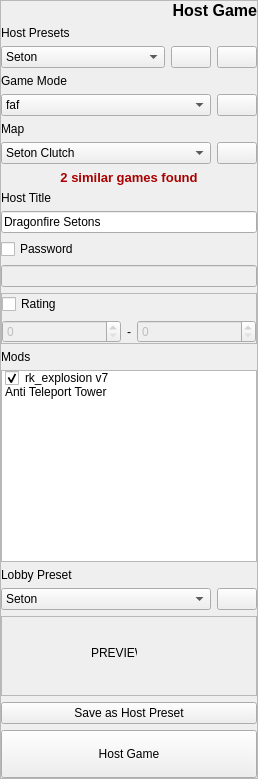
    <widget class="QFrame" name="frameHostGame">
     <property name="frameShape">
      <enum>QFrame::StyledPanel</enum>
     </property>
     <property name="frameShadow">
      <enum>QFrame::Raised</enum>
     </property>
     <layout class="QGridLayout" name="gridLayout_6" columnstretch="1,0,0">
      <property name="margin">
       <number>0</number>
      </property>
      <item row="5" column="0" colspan="2">
       <widget class="QComboBox" name="comboBox_2">
        <item>
         <property name="text">
          <string>faf</string>
         </property>
        </item>
       </widget>
      </item>
      <item row="12" column="0" colspan="3">
       <widget class="QLineEdit" name="lineEdit_2">
        <property name="enabled">
         <bool>false</bool>
        </property>
       </widget>
      </item>
      <item row="3" column="2">
       <widget class="QPushButton" name="pushButton_2">
        <property name="text">
         <string/>
        </property>
       </widget>
      </item>
      <item row="11" column="0">
       <widget class="QCheckBox" name="checkBox">
        <property name="text">
         <string>Password</string>
        </property>
       </widget>
      </item>
      <item row="7" column="0" colspan="2">
       <widget class="QComboBox" name="comboBox_3">
        <item>
         <property name="text">
          <string>Seton Clutch</string>
         </property>
        </item>
       </widget>
      </item>
      <item row="7" column="2">
       <widget class="QPushButton" name="pushButton_3">
        <property name="text">
         <string/>
        </property>
       </widget>
      </item>
      <item row="20" column="0" colspan="3">
       <widget class="QPushButton" name="pushButton_4">
        <property name="minimumSize">
         <size>
          <width>0</width>
          <height>48</height>
         </size>
        </property>
        <property name="text">
         <string>Host Game</string>
        </property>
       </widget>
      </item>
      <item row="10" column="0" colspan="3">
       <widget class="QLineEdit" name="lineEdit">
        <property name="text">
         <string>Dragonfire Setons</string>
        </property>
       </widget>
      </item>
      <item row="4" column="0" colspan="3">
       <widget class="QLabel" name="label_5">
        <property name="text">
         <string>Game Mode</string>
        </property>
       </widget>
      </item>
      <item row="3" column="1">
       <widget class="QPushButton" name="pushButton">
        <property name="text">
         <string/>
        </property>
       </widget>
      </item>
      <item row="3" column="0">
       <widget class="QComboBox" name="comboBox">
        <item>
         <property name="text">
          <string>Seton</string>
         </property>
        </item>
       </widget>
      </item>
      <item row="13" column="0" colspan="3">
       <widget class="QFrame" name="frame_3">
        <property name="frameShape">
         <enum>QFrame::StyledPanel</enum>
        </property>
        <property name="frameShadow">
         <enum>QFrame::Raised</enum>
        </property>
        <layout class="QGridLayout" name="gridLayout_7" rowstretch="0,0" columnstretch="1,0,1">
         <property name="margin">
          <number>0</number>
         </property>
         <item row="1" column="2">
          <widget class="QSpinBox" name="spinBox_2">
           <property name="enabled">
            <bool>false</bool>
           </property>
          </widget>
         </item>
         <item row="1" column="0">
          <widget class="QSpinBox" name="spinBox">
           <property name="enabled">
            <bool>false</bool>
           </property>
          </widget>
         </item>
         <item row="0" column="0">
          <widget class="QCheckBox" name="checkBox_2">
           <property name="text">
            <string>Rating</string>
           </property>
          </widget>
         </item>
         <item row="1" column="1">
          <widget class="QLabel" name="label_2">
           <property name="text">
            <string>-</string>
           </property>
          </widget>
         </item>
        </layout>
       </widget>
      </item>
      <item row="6" column="0">
       <widget class="QLabel" name="label_6">
        <property name="text">
         <string>Map</string>
        </property>
       </widget>
      </item>
      <item row="15" column="0" colspan="3">
       <widget class="QListWidget" name="listWidget">
        <item>
         <property name="text">
          <string>rk_explosion v7</string>
         </property>
         <property name="checkState">
          <enum>Checked</enum>
         </property>
        </item>
        <item>
         <property name="text">
          <string>Anti Teleport Tower</string>
         </property>
         <property name="checkState">
          <enum>Unchecked</enum>
         </property>
        </item>
       </widget>
      </item>
      <item row="2" column="0">
       <widget class="QLabel" name="label_4">
        <property name="text">
         <string>Host Presets</string>
        </property>
       </widget>
      </item>
      <item row="19" column="0" colspan="3">
       <widget class="QPushButton" name="pushButton_5">
        <property name="text">
         <string>Save as Host Preset</string>
        </property>
       </widget>
      </item>
      <item row="14" column="0" colspan="3">
       <widget class="QLabel" name="label_3">
        <property name="text">
         <string>Mods</string>
        </property>
       </widget>
      </item>
      <item row="9" column="0">
       <widget class="QLabel" name="label_7">
        <property name="text">
         <string>Host Title</string>
        </property>
       </widget>
      </item>
      <item row="17" column="2">
       <widget class="QPushButton" name="pushButton_6">
        <property name="text">
         <string/>
        </property>
       </widget>
      </item>
      <item row="18" column="0" colspan="3">
       <widget class="QFrame" name="frame_4">
        <property name="minimumSize">
         <size>
          <width>0</width>
          <height>80</height>
         </size>
        </property>
        <property name="frameShape">
         <enum>QFrame::StyledPanel</enum>
        </property>
        <property name="frameShadow">
         <enum>QFrame::Raised</enum>
        </property>
        <widget class="QLabel" name="label_10">
         <property name="geometry">
          <rect>
           <x>90</x>
           <y>30</y>
           <width>46</width>
           <height>13</height>
          </rect>
         </property>
         <property name="text">
          <string>PREVIEW</string>
         </property>
        </widget>
       </widget>
      </item>
      <item row="1" column="0" colspan="3">
       <widget class="QLabel" name="label">
        <property name="layoutDirection">
         <enum>Qt::RightToLeft</enum>
        </property>
        <property name="text">
         <string>&lt;html&gt;&lt;head/&gt;&lt;body&gt;&lt;p&gt;&lt;span style=&quot; font-size:12pt; font-weight:600;&quot;&gt;Host Game&lt;/span&gt;&lt;/p&gt;&lt;/body&gt;&lt;/html&gt;</string>
        </property>
        <property name="alignment">
         <set>Qt::AlignRight|Qt::AlignTrailing|Qt::AlignVCenter</set>
        </property>
       </widget>
      </item>
      <item row="5" column="2">
       <widget class="QPushButton" name="pushButton_7">
        <property name="text">
         <string/>
        </property>
       </widget>
      </item>
      <item row="17" column="0" colspan="2">
       <widget class="QComboBox" name="comboBox_4">
        <item>
         <property name="text">
          <string>Seton</string>
         </property>
        </item>
       </widget>
      </item>
      <item row="16" column="0">
       <widget class="QLabel" name="label_8">
        <property name="text">
         <string>Lobby Preset</string>
        </property>
       </widget>
      </item>
      <item row="8" column="0" colspan="3">
       <widget class="QLabel" name="label_9">
        <property name="text">
         <string>&lt;html&gt;&lt;head/&gt;&lt;body&gt;&lt;p&gt;&lt;span style=&quot; font-size:10pt; font-weight:600; color:#aa0000;&quot;&gt;2 similar games found&lt;/span&gt;&lt;/p&gt;&lt;/body&gt;&lt;/html&gt;</string>
        </property>
        <property name="alignment">
         <set>Qt::AlignCenter</set>
        </property>
       </widget>
      </item>
     </layout>
    </widget>
